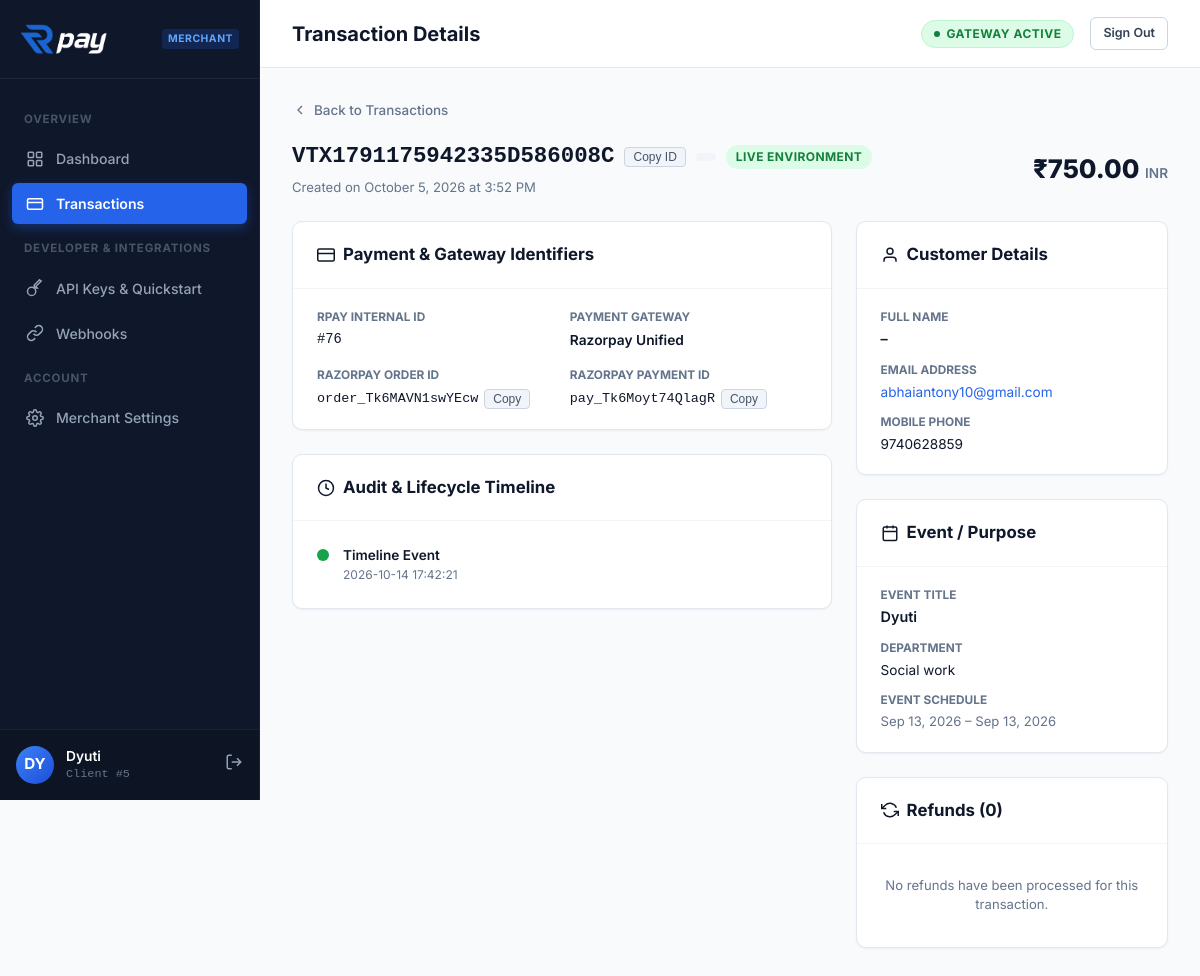
The app's page /vortex/portal/transaction_details.php?id=VTX1791175942335D586008C (signed in), older data.
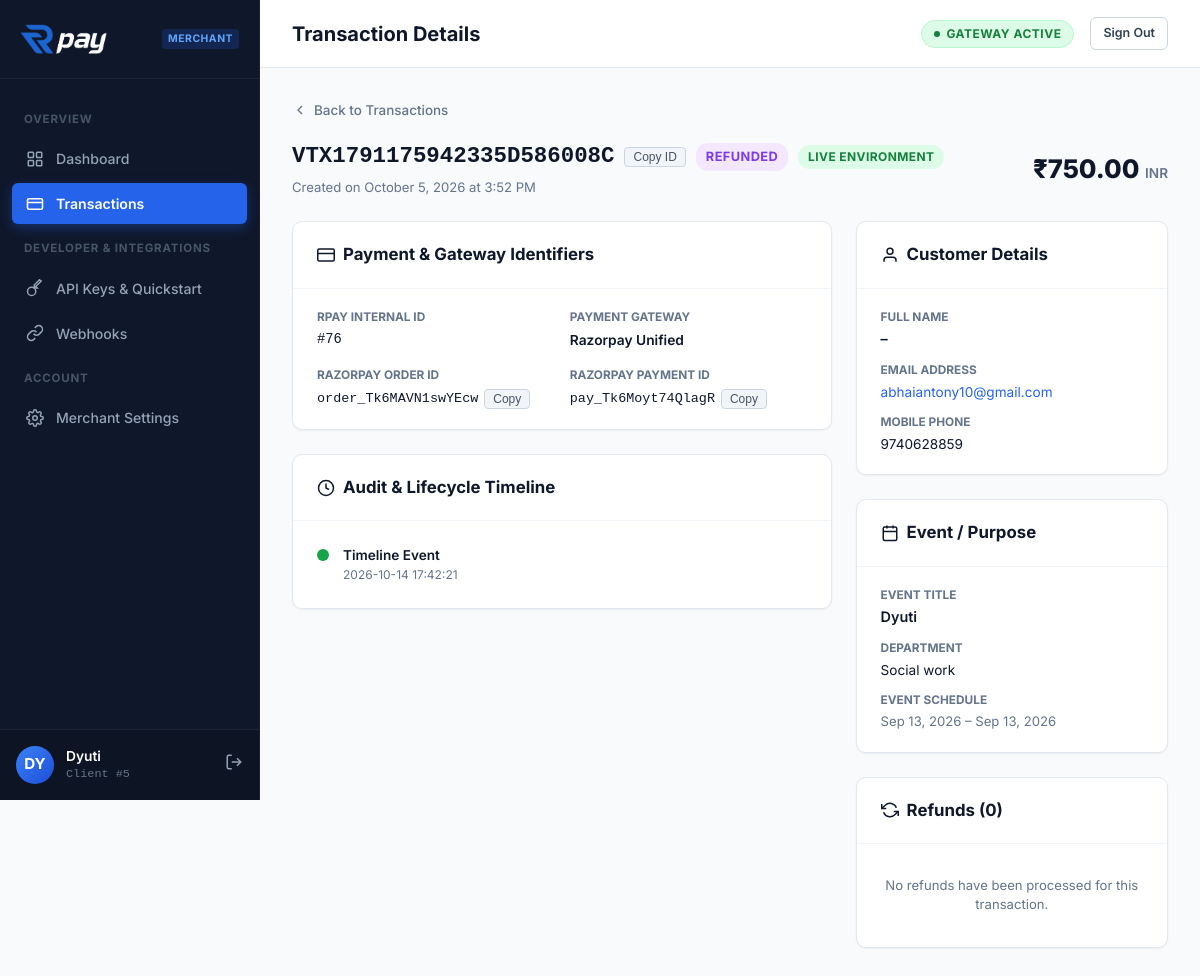
The same page, newer data.
### tables this page shows
CREATE TABLE IF NOT EXISTS transactions (
    id INT AUTO_INCREMENT PRIMARY KEY,
    vortex_transaction_id VARCHAR(64) NOT NULL UNIQUE,
    event_id VARCHAR(50) NOT NULL,
    api_client_id INT NOT NULL,
    customer_email VARCHAR(255) NOT NULL,
    customer_mobile VARCHAR(20) NOT NULL,
    amount DECIMAL(10,2) NOT NULL,
    currency VARCHAR(10) DEFAULT 'INR',
    razorpay_order_id VARCHAR(100) DEFAULT NULL UNIQUE,
    razorpay_payment_id VARCHAR(100) DEFAULT NULL,
    razorpay_signature VARCHAR(255) DEFAULT NULL,
    status ENUM('PENDING', 'SUCCESS', 'FAILED', 'REFUNDED', 'DISPUTED') DEFAULT 'PENDING',
    is_test_mode TINYINT(1) DEFAULT 0,
    created_at TIMESTAMP DEFAULT CURRENT_TIMESTAMP,
    updated_at TIMESTAMP DEFAULT CURRENT_TIMESTAMP ON UPDATE CURRENT_TIMESTAMP,
    FOREIGN KEY (event_id) REFERENCES events(event_id) ON DELETE CASCADE,
    FOREIGN KEY (api_client_id) REFERENCES api_clients(id) ON DELETE CASCADE,
    INDEX idx_transactions_email (customer_email),
    INDEX idx_transactions_mobile (customer_mobile),
    INDEX idx_transactions_rzp_payment (razorpay_payment_id)
);

CREATE TABLE IF NOT EXISTS events (
    id INT AUTO_INCREMENT PRIMARY KEY,
    event_id VARCHAR(50) NOT NULL UNIQUE,
    event_name VARCHAR(255) NOT NULL,
    department VARCHAR(100) NOT NULL,
    start_date DATETIME NOT NULL,
    end_date DATETIME NOT NULL,
    is_active TINYINT(1) DEFAULT 1,
    created_at TIMESTAMP DEFAULT CURRENT_TIMESTAMP,
    updated_at TIMESTAMP DEFAULT CURRENT_TIMESTAMP ON UPDATE CURRENT_TIMESTAMP
);

### vortex/config/database.php (called while the page is built, shortened)
<?php
try {
    if (file_exists(__DIR__ . '/../../.env')) {
        $rootDotenv = Dotenv\Dotenv::createImmutable(__DIR__ . '/../../');
    }
} catch (\Throwable $e) {}
if (file_exists(__DIR__ . '/../helpers/env_loader.php')) {
    require_once __DIR__ . '/../helpers/env_loader.php';
}
?>

### vortex/helpers/env_loader.php (called while the page is built, shortened)
<?php
function loadEnv($envPath = __DIR__ . '/../.env') {
    if (!file_exists($envPath)) {
        return;
    }
    $lines = file($envPath, FILE_IGNORE_NEW_LINES | FILE_SKIP_EMPTY_LINES);
}

### vortex/classes/Database.php (called while the page is built, shortened)
<?php
require_once __DIR__ . '/Logger.php';
class Database
{
    private static ?Database $instance = null;
    private PDO $connection;
    private function __construct()
    {
        require_once __DIR__ . '/../config/database.php';
        $dsn = sprintf(
            "mysql:host=%s;port=%s;dbname=%s;charset=utf8mb4",
            DB_HOST,
            DB_PORT,
            DB_NAME
        );
        try {
            $this->connection = new PDO(
                $dsn,
                DB_USER,
                DB_PASS,
                [
                    PDO::ATTR_ERRMODE => PDO::ERRMODE_EXCEPTION,
                    PDO::ATTR_DEFAULT_FETCH_MODE => PDO::FETCH_ASSOC,
                    PDO::ATTR_EMULATE_PREPARES => false
                ]
            );
            $this->connection->exec("SET time_zone = '+05:30'");
        } catch (PDOException $exception) {
            Logger::error(
                'Database connection failed: '
                . $exception->getMessage()
            );
            throw new Exception(
                "Unable to establish database connection.",
                0,
                $exception
            );
        }
    }
    public static function getInstance(): Database
    {
        if (self::$instance === null) {
            self::$instance = new self();
        }
        return self::$instance;
    }
    public function getConnection(): PDO
    {
        return $this->connection;
    }
}

### vortex/classes/Logger.php (called while the page is built, shortened)
<?php
class Logger
{
    private static function writeLog($type, $message)
    {
        $file = __DIR__ . "/../logs/vortex.log";
        $date = date("Y-m-d H:i:s");
        $log = "[" . $date . "] ";
        $log .= "[" . $type . "] ";
        $log .= $message;
        $log .= PHP_EOL;
    }
}

### vortex/classes/ApiClient.php (called while the page is built, shortened)
<?php
require_once __DIR__ . '/Database.php';
require_once __DIR__ . '/Logger.php';
class ApiClient
{
    private $db;
    public function __construct()
    {
        $this->db = Database::getInstance()->getConnection();
    }
    public function getClientTransactionDetails(int $clientId, string $txId): ?array
    {
        try {
            $stmt = $this->db->prepare("
                SELECT t.*, e.event_name, e.department, e.start_date AS event_start_date, e.end_date AS event_end_date
                FROM transactions t
                LEFT JOIN events e ON t.event_id = e.event_id
                WHERE t.api_client_id = :cid AND (t.vortex_transaction_id = :tx1 OR t.id = :tx2)
                LIMIT 1
            ");
            $stmt->execute([':cid' => $clientId, ':tx1' => $txId, ':tx2' => $txId]);
            $txn = $stmt->fetch(PDO::FETCH_ASSOC);
            $refStmt = $this->db->prepare("SELECT * FROM refunds WHERE transaction_id = :tid ORDER BY id DESC");
            $refStmt->execute([':tid' => $txn['id']]);
            $txn['refunds'] = $refStmt->fetchAll(PDO::FETCH_ASSOC);
            $timeStmt = $this->db->prepare("SELECT * FROM transaction_timeline WHERE vortex_transaction_id = :vtx ORDER BY created_at ASC");
            $timeStmt->execute([':vtx' => $txn['vortex_transaction_id']]);
            $txn['timeline'] = $timeStmt->fetchAll(PDO::FETCH_ASSOC);
            return $txn;
        } catch (\Throwable $e) {
            Logger::error("Failed to fetch client transaction details: " . $e->getMessage());
            return null;
        }
    }
}
?>

### vortex/portal/transaction_details.php (the view, shortened to what the changed rows need)
<?php
require_once __DIR__ . '/includes/header.php';
$txId = trim($_GET['id'] ?? $_GET['vortex_transaction_id'] ?? '');
$txn = $clientModel->getClientTransactionDetails($clientId, $txId);
    ?>
    <?php
$status = strtoupper($txn['status'] ?? 'PENDING');
$badgeClass = 'badge-default';
if ($status === 'SUCCESS') $badgeClass = 'badge-success';
elseif ($status === 'FAILED') $badgeClass = 'badge-failed';
elseif ($status === 'PENDING') $badgeClass = 'badge-pending';
elseif ($status === 'REFUNDED') $badgeClass = 'badge-refunded';
$isTest = (int)($txn['is_test_mode'] ?? 0) === 1;
$refunds = $txn['refunds'] ?? [];
?>
<div style="display: flex; align-items: center; justify-content: space-between; flex-wrap: wrap; gap: 14px; margin-bottom: 24px;">
    <div>
        <div style="display: flex; align-items: center; gap: 10px; flex-wrap: wrap;">
            <h1 class="font-mono" style="font-size: 1.4rem; font-weight: 800; color: var(--text-main); margin: 0;">
                <?= htmlspecialchars($txn['vortex_transaction_id']) ?>
            </h1>
            <button type="button" class="btn-copy" onclick="copyToClipboard('<?= htmlspecialchars($txn['vortex_transaction_id']) ?>', this)">Copy ID</button>
            <span class="badge <?= $badgeClass ?>" style="font-size: 0.8rem; padding: 4px 10px;"><?= htmlspecialchars($status) ?></span>
            <?php if ($isTest): ?>
                <span class="badge" style="background: #fef3c7; color: #b45309;">TEST ENVIRONMENT</span>
            <?php else: ?>
                <span class="badge" style="background: #dcfce7; color: #15803d;">LIVE ENVIRONMENT</span>
            <?php endif; ?>
        </div>
        <p style="font-size: 0.82rem; color: var(--text-muted); margin: 4px 0 0;">
            Created on <?= date('F j, Y \a\t g:i A', strtotime($txn['created_at'])) ?>
        </p>
    </div>
    <div>
        <span style="font-size: 1.6rem; font-weight: 800; color: var(--text-main);">
            ₹<?= number_format((float)($txn['amount'] ?? 0), 2) ?>
        </span>
        <span style="font-size: 0.85rem; color: var(--text-muted); font-weight: 600;"> <?= htmlspecialchars($txn['currency'] ?? 'INR') ?></span>
    </div>
</div>
<div style="display: grid; grid-template-columns: 1.9fr 1.1fr; gap: 24px; align-items: start;">
    <div style="display: flex; flex-direction: column; gap: 24px;">
        <div class="card" style="margin-bottom: 0;">
            <div class="card-body" style="padding: 20px 24px;">
                <div style="display: grid; grid-template-columns: 1fr 1fr; gap: 16px;">
                    <div>
                        <div style="font-size: 0.74rem; font-weight: 700; color: var(--text-muted); text-transform: uppercase;">Rpay Internal ID</div>
                        <div class="font-mono" style="font-size: 0.86rem; color: var(--text-main); margin-top: 4px;">#<?= (int)$txn['id'] ?></div>
                    </div>
                    <div>
                        <div class="font-mono" style="font-size: 0.84rem; color: var(--text-main); margin-top: 4px; display: flex; align-items: center; gap: 6px;">
                            <span><?= htmlspecialchars($txn['razorpay_order_id'] ?: '–') ?></span>
                            <?php if (!empty($txn['razorpay_order_id'])): ?>
                                <button type="button" class="btn-copy" onclick="copyToClipboard('<?= htmlspecialchars($txn['razorpay_order_id']) ?>', this)">Copy</button>
                            <?php endif; ?>
                        </div>
                    </div>
                    <div>
                        <div class="font-mono" style="font-size: 0.84rem; color: var(--text-main); margin-top: 4px; display: flex; align-items: center; gap: 6px;">
                            <span><?= htmlspecialchars($txn['razorpay_payment_id'] ?: '–') ?></span>
                            <?php if (!empty($txn['razorpay_payment_id'])): ?>
                                <button type="button" class="btn-copy" onclick="copyToClipboard('<?= htmlspecialchars($txn['razorpay_payment_id']) ?>', this)">Copy</button>
                            <?php endif; ?>
                        </div>
                    </div>
                </div>
            </div>
        </div>
    </div>
    <div style="display: flex; flex-direction: column; gap: 24px;">
        <div class="card" style="margin-bottom: 0;">
            <div class="card-body" style="padding: 20px 24px;">
                <div style="margin-bottom: 12px;">
                    <div style="font-size: 0.74rem; font-weight: 700; color: var(--text-muted); text-transform: uppercase;">Full Name</div>
                    <div style="font-size: 0.9rem; font-weight: 600; color: var(--text-main); margin-top: 2px;">
                        <?= htmlspecialchars($txn['customer_name'] ?: '–') ?>
                    </div>
                </div>
                <div style="margin-bottom: 12px;">
                    <div style="font-size: 0.85rem; color: var(--primary); margin-top: 2px;">
                        <?php if (!empty($txn['customer_email'])): ?>
                            <a href="mailto:<?= htmlspecialchars($txn['customer_email']) ?>" style="color: inherit; text-decoration: none;">
                                <?= htmlspecialchars($txn['customer_email']) ?>
                            </a>
                        <?php else: ?>
                            <span style="color: var(--text-muted);">–</span>
                        <?php endif; ?>
                    </div>
                </div>
                <div>
                    <div style="font-size: 0.74rem; font-weight: 700; color: var(--text-muted); text-transform: uppercase;">Mobile Phone</div>
                    <div style="font-size: 0.85rem; color: var(--text-main); margin-top: 2px;">
                        <?= htmlspecialchars($txn['customer_mobile'] ?: '–') ?>
                    </div>
                </div>
            </div>
        </div>
        <div class="card" style="margin-bottom: 0;">
            <div class="card-body" style="padding: 20px 24px;">
                <div style="margin-bottom: 12px;">
                    <div style="font-size: 0.74rem; font-weight: 700; color: var(--text-muted); text-transform: uppercase;">Event Title</div>
                    <div style="font-size: 0.9rem; font-weight: 600; color: var(--text-main); margin-top: 2px;">
                        <?= htmlspecialchars($txn['event_name'] ?: ('Event #' . ($txn['event_id'] ?? '–'))) ?>
                    </div>
                </div>
                <?php if (!empty($txn['department'])): ?>
                    <div style="margin-bottom: 12px;">
                        <div style="font-size: 0.74rem; font-weight: 700; color: var(--text-muted); text-transform: uppercase;">Department</div>
                        <div style="font-size: 0.85rem; color: var(--text-main); margin-top: 2px;">
                            <?= htmlspecialchars($txn['department']) ?>
                        </div>
                    </div>
                <?php endif; ?>
                <?php if (!empty($txn['event_start_date'])): ?>
                    <div>
                        <div style="font-size: 0.74rem; font-weight: 700; color: var(--text-muted); text-transform: uppercase;">Event Schedule</div>
                        <div style="font-size: 0.82rem; color: var(--text-muted); margin-top: 2px;">
                            <?= date('M d, Y', strtotime($txn['event_start_date'])) ?>
                            <?php if (!empty($txn['event_end_date'])): ?>
                                &ndash; <?= date('M d, Y', strtotime($txn['event_end_date'])) ?>
                            <?php endif; ?>
                        </div>
                    </div>
                <?php endif; ?>
            </div>
        </div>
        <div class="card" style="margin-bottom: 0;">
            <div class="card-header">
                <h3 class="card-title">
                    <svg width="18" height="18" viewBox="0 0 24 24" fill="none" stroke="currentColor" stroke-width="2"><polyline points="1 4 1 10 7 10"></polyline><polyline points="23 20 23 14 17 14"></polyline><path d="M20.49 9A9 9 0 0 0 5.64 5.64L1 10m22 4l-4.64 4.36A9 9 0 0 1 3.51 15"></path></svg>
                    Refunds (<?= count($refunds) ?>)
                </h3>
            </div>
        </div>
    </div>
</div>
<?php
require_once __DIR__ . '/includes/footer.php';

Row changes from the older to the newer data that the page shows:
changed transactions "VTX1791175942335D586008C": status (not shown) → "REFUNDED"
